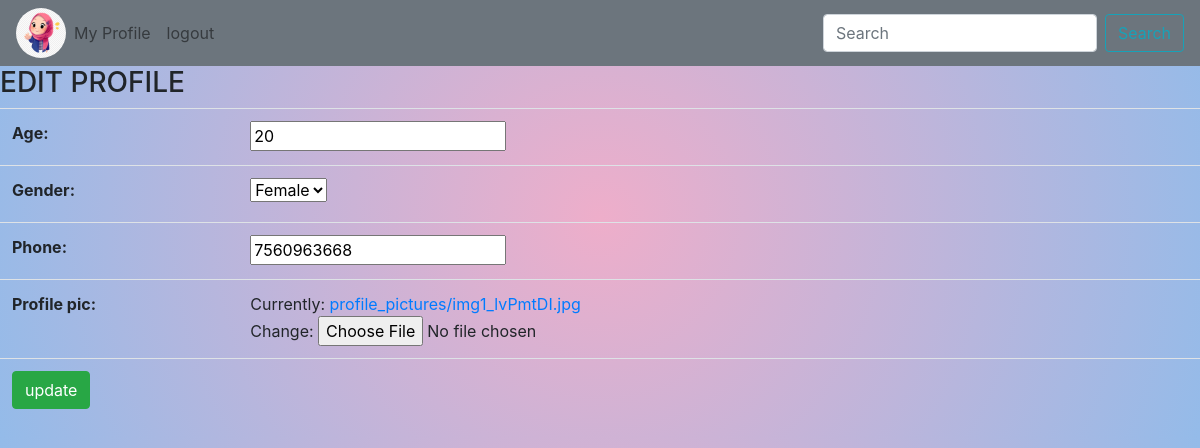
Screenshot of /usr/ep/2 (signed in) with the database file from the repository.
### account/models.py (models this page shows)
class UserProfile(models.Model):
    age=models.IntegerField()
    options=(
        ('Male','Male'),
        ('Female','Female'),
        ('Others','Others'),
    )
    gender=models.CharField(max_length=100,choices=options,default="Male")
    phone=models.IntegerField()
    profile_pic=models.ImageField(upload_to="profile_pictures")
    user=models.OneToOneField(User,on_delete=models.CASCADE,related_name="p_user")

### user/views.py (the view, shortened to what this page needs)
# urls.py: path('ep/<int:pk>',EditPro.as_view(),name="ep"),
class EditPro(UpdateView):
    form_class=ProfileForm
    model=UserProfile
    success_url=reverse_lazy("pro")
    template_name="editpro.html"
    pk_url_kwarg="pk"

### user/forms.py
class ProfileForm(forms.ModelForm):
    class Meta:
        model=UserProfile
        exclude=['user']

### user/templates/editpro.html (shortened to what this page needs)
{% extends 'navbar.html' %}
{% block nav %}
{% load static %}
<link rel="stylesheet" href="{% static 'css/style.css' %}">
<h3>EDIT PROFILE</h3>
<form action="" method="post" enctype="multipart/form-data">
    <table class="table">
        {{form.as_table}}
        <tr><td colspan="2"><button class="btn btn-success">update</button>
        </td></tr>
    </table>
</form>
{% endblock nav %}

### user/templates/navbar.html (shortened to what this page needs)
<!doctype html>
<html lang="en">
  <head>
    <link rel="stylesheet" href="https://stackpath.bootstrapcdn.com/bootstrap/4.3.1/css/bootstrap.min.css">
  </head>
  <body>
    <nav class="navbar navbar-expand-lg navbar-light bg-secondary">
        {% if request.user.p_user %}
        <a href="{%url 'uhome'%}"><img src="{{request.user.p_user.profile_pic.url}}" height="50px" width="50px" class="rounded-circle" alt=""></a>
        {%endif%}
        <div class="collapse navbar-collapse" id="navbarSupportedContent">
          <ul class="navbar-nav mr-auto">
            <li class="nav-item">
              <a class="nav-link" href="{% url 'pro' %}">My Profile</a>
            </li>
            <li class="nav-item">
              <a class="nav-link" href="{% url 'logout' %}">logout</a>
            </li>
          </ul>
          <form class="form-inline my-2 my-lg-0">
            <input class="form-control mr-sm-2" type="search" placeholder="Search" aria-label="Search">
            <button class="btn btn-outline-info my-2 my-sm-0" type="submit">Search</button>
          </form>
        </div>
      </nav>
      {% block nav %}
      {% endblock nav %}
  </body>
</html>

### user/static/css/style.css (style rules this page uses)
body { background: rgb(238,174,202); background: radial-gradient(circle, rgba(238,174,202,1) 0%, rgba(148,187,233,1) 100%); }

### rows the page displays
UserProfile: age "20", gender "Female", phone "7560963668"
